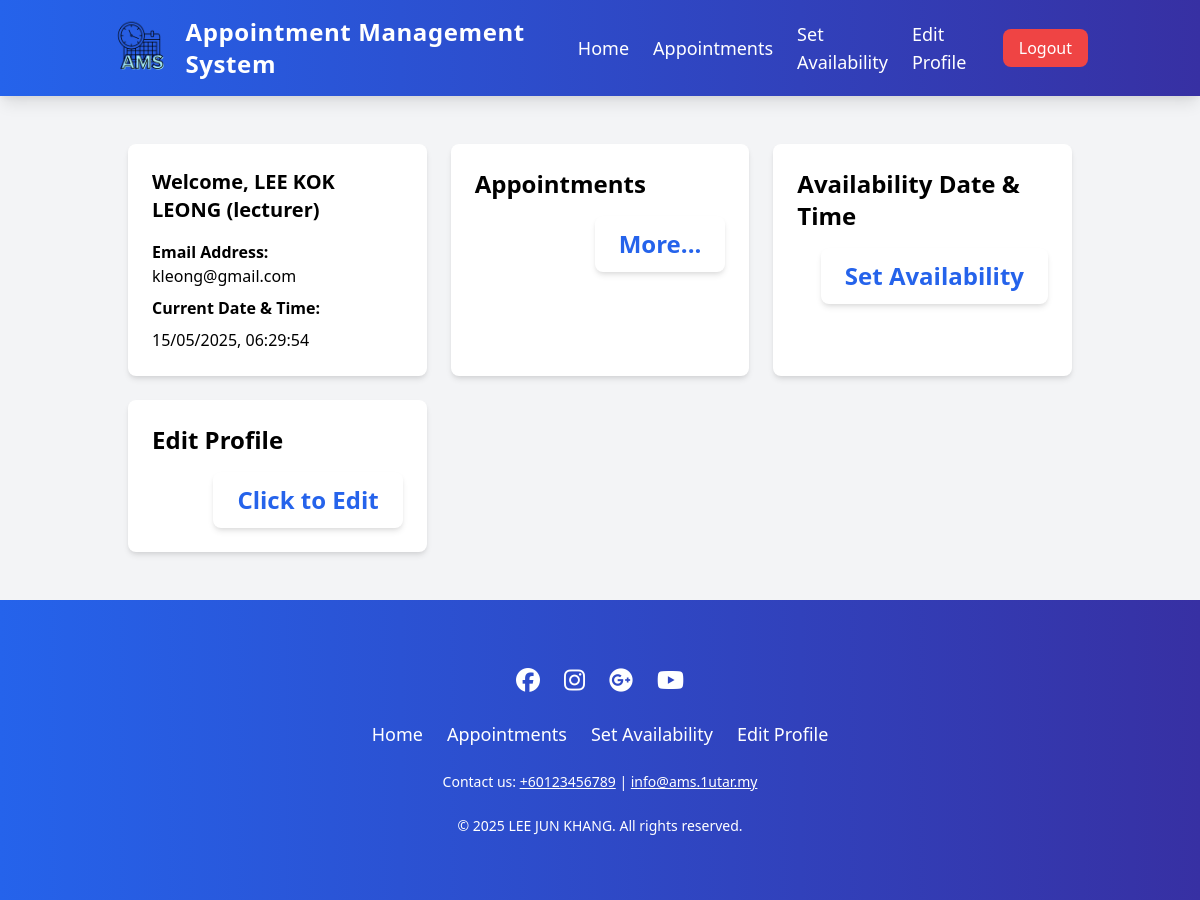
The page /home_lecturer.php (signed in) on the database its author committed.
### tables this page shows
CREATE TABLE `users` (
  `id` bigint(11) NOT NULL,
  `username` varchar(100) NOT NULL,
  `email` varchar(100) NOT NULL,
  `role_id` int(1) NOT NULL,
  `reg_date` datetime NOT NULL,
  `password` varchar(255) NOT NULL,
  `contact_number` varchar(15) NOT NULL
);

CREATE TABLE `roles` (
  `id` int(1) NOT NULL,
  `role_name` varchar(50) NOT NULL
);

### home_lecturer.php (the view)
<?php
include("header_lecturer.php");
?>
<main class="container mx-auto px-6 py-8">
    <div class="grid grid-cols-1 md:grid-cols-3 gap-6">
        <div class="bg-white p-6 rounded-lg shadow-md">
            <h2 class="text-xl font-bold mb-4">Welcome, <?php echo htmlspecialchars($res_username); ?>
                (<?php echo htmlspecialchars($res_role_name); ?>)</h2>
            <p class="mb-2"><strong>Email Address:</strong> <?php echo htmlspecialchars($res_email); ?></p>
            <p class="mb-2"><strong>Current Date & Time:</strong></p>
            <p id="datetime"></p>
        </div>
        <div class="bg-white p-6 rounded-lg shadow-md">
            <h2 class="text-2xl font-bold mb-4">Appointments</h2>
            <div class="flex justify-end">
                <button
                    class="bg-white px-6 py-3 rounded-lg shadow-md text-blue-600 text-2xl font-bold hover:bg-blue-50 transition-colors duration-300">
                    <a href="appointment_view_lecturer.php">More...</a>
                </button>
            </div>
        </div>
        <div class="bg-white p-6 rounded-lg shadow-md">
            <h2 class="text-2xl font-bold mb-4">Availability Date & Time</h2>
            <div class="flex justify-end">
                <button
                    class="bg-white px-6 py-3 rounded-lg shadow-md text-blue-600 text-2xl font-bold hover:bg-blue-50 transition-colors duration-300">
                    <a href="set_availability.php">Set Availability</a>
                </button>
            </div>
        </div>
        <div class="bg-white p-6 rounded-lg shadow-md">
            <h2 class="text-2xl font-bold mb-4">Edit Profile</h2>
            <div class="flex justify-end">
                <button
                    class="bg-white px-6 py-3 rounded-lg shadow-md text-blue-600 text-2xl font-bold hover:bg-blue-50 transition-colors duration-300">
                    <?php echo "<a href='edit_profile_lecturer.php?id=$res_id'>" ?>Click to Edit</a>
                </button>
            </div>
        </div>
    </div>
</main>
<?php include("footer_lecturer.php"); ?>

### header_lecturer.php (style rules this page uses)
html, body { height: 100%; margin: 0; display: flex; flex-direction: column; }
main { flex: 1; }

### rows shown on the page
users: username "LEE KOK LEONG", role.role_name "lecturer", email "kleong@gmail.com"
